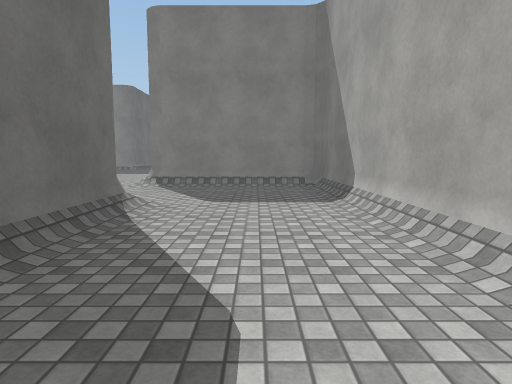
view 1 (above)

22 first-person views from a walk through a Unity game level. The camera is 1.3 m above the floor, tilts 6° down and sees 75° across. The floor is counted in squares, 2 m on a side. Each view is taken from the middle of a square. On the plan, view 1 faces up. The plan holds only what a view shows up to about 10 squares ahead; the rest is blank. The place goes on beyond the plan. The player is left out. Surface patterns are stand-ins for the level's own textures.

view 2
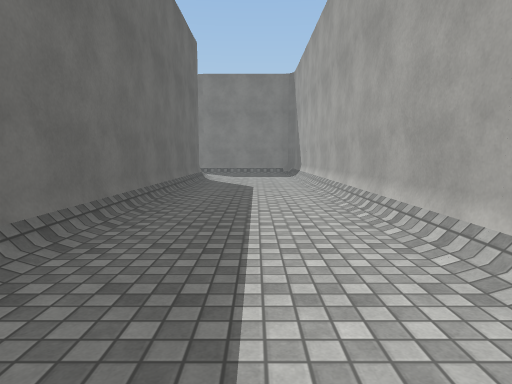

view 3
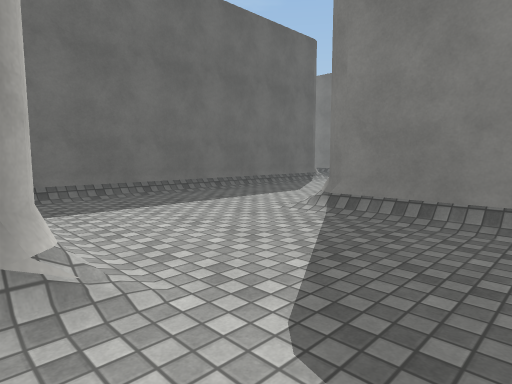

view 4
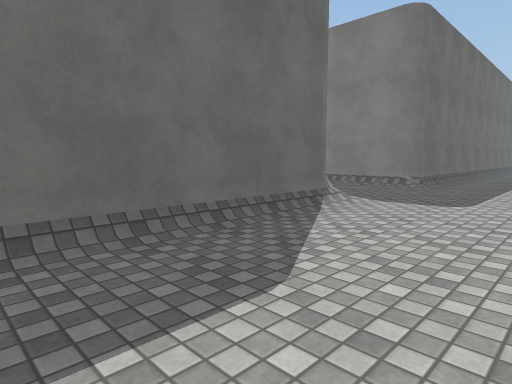

view 5
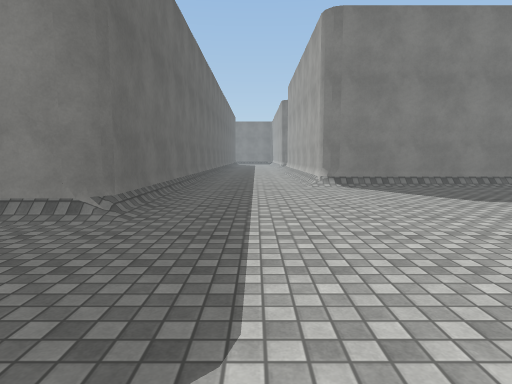

view 6
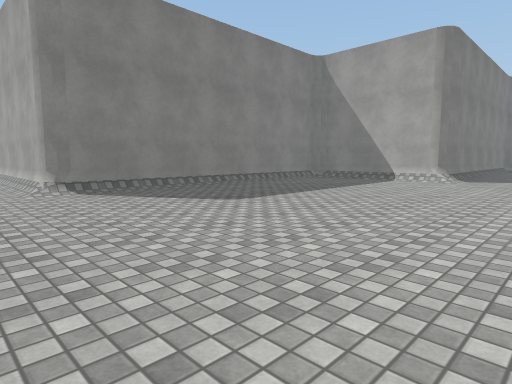

view 7
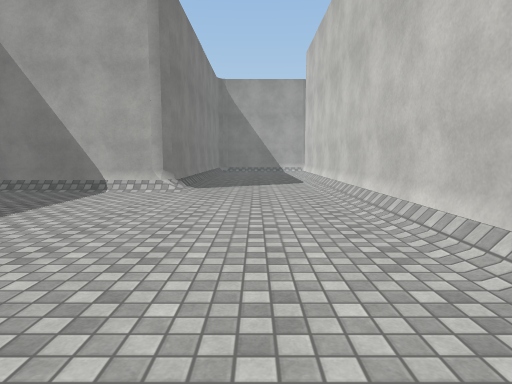

view 8
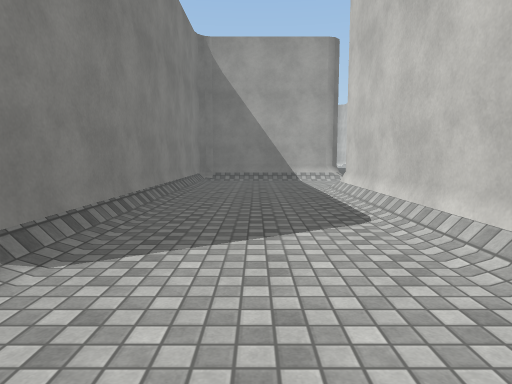

view 9
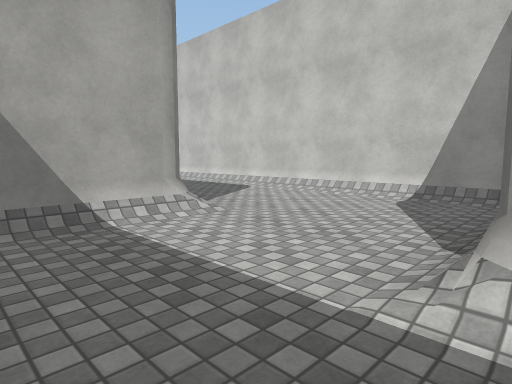

view 10
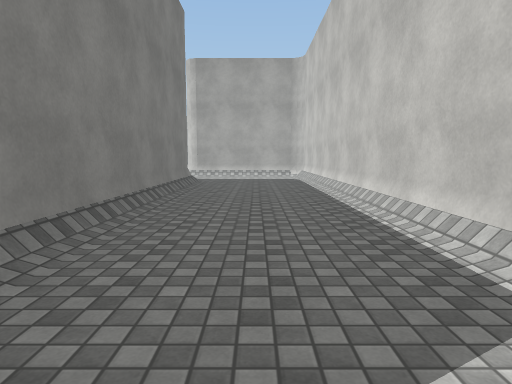

view 11
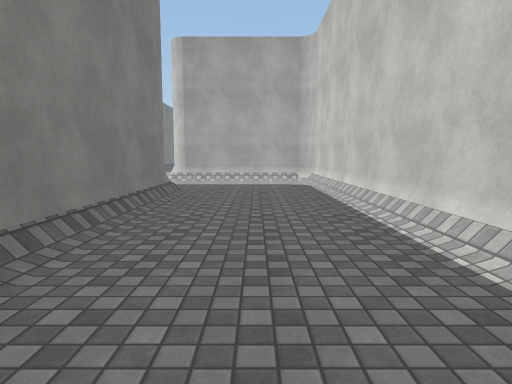

view 12
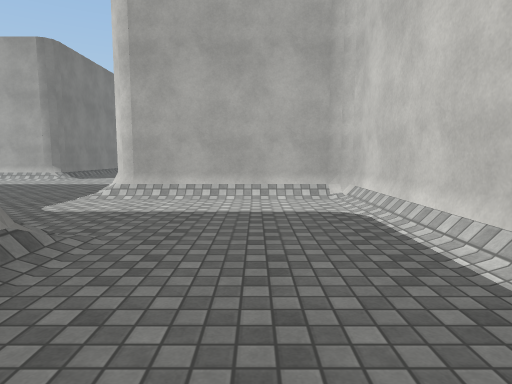

view 13
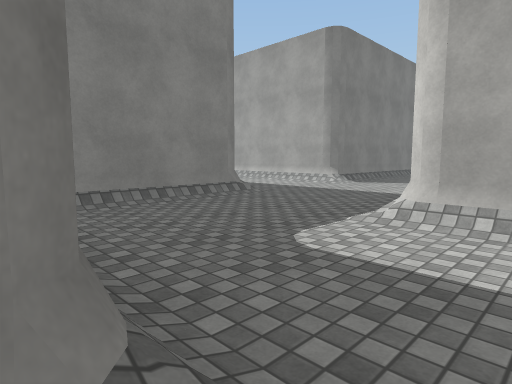

view 14
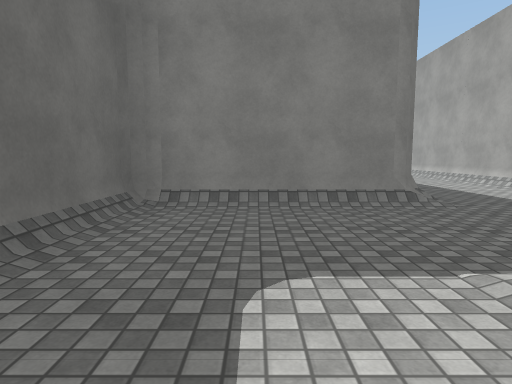

view 15
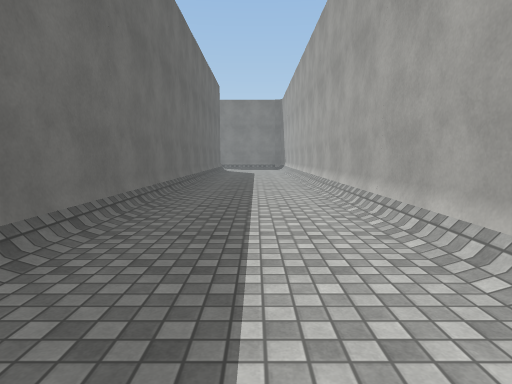

view 16
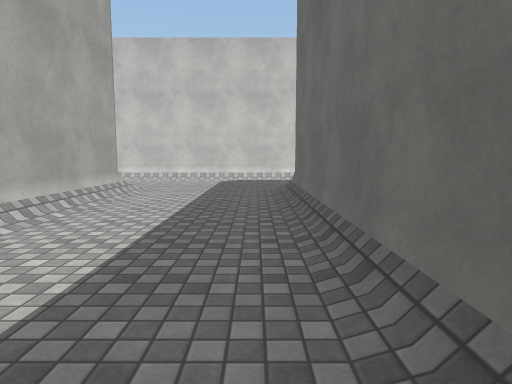

view 17
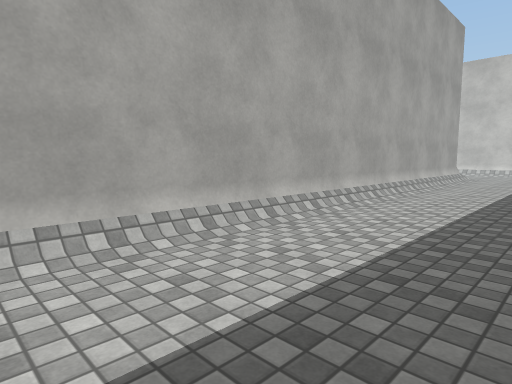

view 18
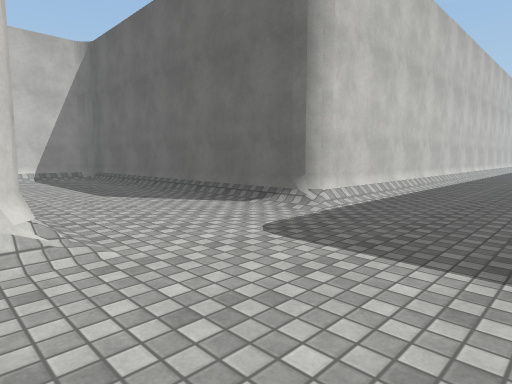

view 19
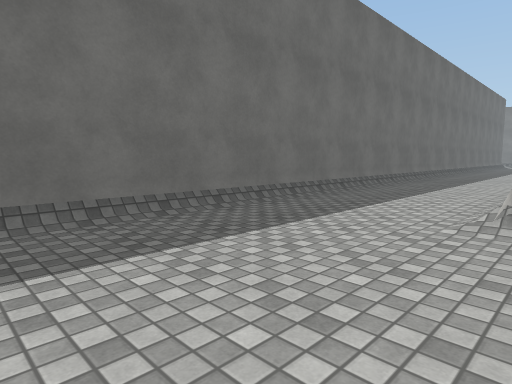

view 20
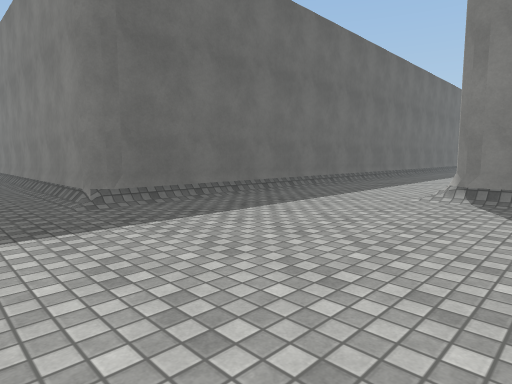

view 21
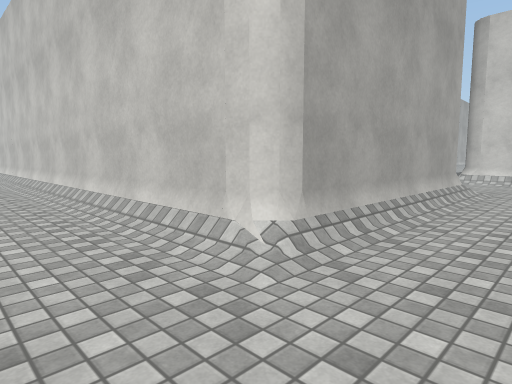

view 22
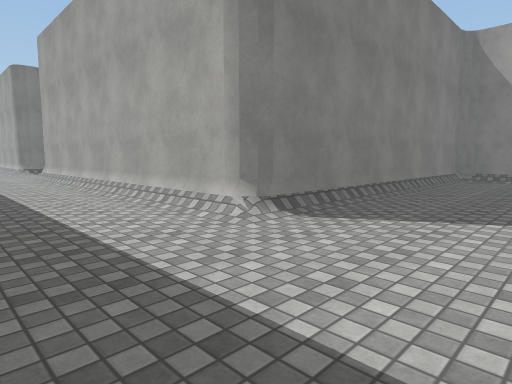

### Floor plan
Points are (right, up) in squares from view 1. A wall is a line through its corners. A room is listed if a view was taken in it or the views show most of it. See-through windows are left out.
Room 1 (views 1, 2, 3, 4, 5, 6, 7, 8, 9, 10, 11, 12, 13, 14, 15, 16, 17, 18, 19, 20, 21, 22)
walls: (5.5, 16) (5.5, 19.2); (10.8, 8.4) (25.1, 8.4); (13.5, 12) (13.5, 15.2); (13.1, 15.6) (5.8, 15.6); (5.1, 19.6) (-2.2, 19.6); (1.1, 7.6) (-2.2, 7.6); (-2.2, 12.4) (10.2, 12.4) (10.3, 11.9); (-2.5, 8) (-2.5, 12.1); (-2.5, 20) (-2.5, 26.5); (-1.7, 4.2) (-1.7, -4); (-5.7, 12.2) (-5.7, 4.8); (-5.9, 15.6) (-11.5, 15.6); (22.1, 11.6) (16, 11.6); (22.3, 15.2) (22.3, 13); (-5.4, 4.4) (-2, 4.4); (25.9, 12.4) (31, 12.4); (25.5, 8.8) (25.5, 12.1); (26.1, 15.6) (22.6, 15.6); (1.5, -4.1) (1.5, 7.2); (-5.7, 26.5) (-5.7, 15.9); (-11.5, 12.4) (-6, 12.4); (29.5, 16) (29.5, 26.1); (26.3, 26.1) (26.3, 15.9); (31.8, 15.6) (29.8, 15.6)

Positions as (right, up) in squares from view 1, and headings:
1: (0, 0), facing up
2: (0, -6), facing up
3: (0, 4), facing up-left
4: (-3, 8), facing up-left
5: (-4, 12), facing up
6: (-4, 13), facing up-right
7: (-1, 14), facing right
8: (4, 14), facing right
9: (10, 14), facing down-right
10: (14, 10), facing right
11: (16, 10), facing right
12: (20, 10), facing right
13: (22, 11), facing up-right
14: (24, 11), facing up
15: (28, 16), facing up
16: (27, 22), facing down
17: (27, 26), facing down-right
18: (-2, 15), facing down-left
19: (-2, 16), facing up-left
20: (-1, 14), facing up-left
21: (-4, 14), facing down-right
22: (-5, 17), facing up-right
